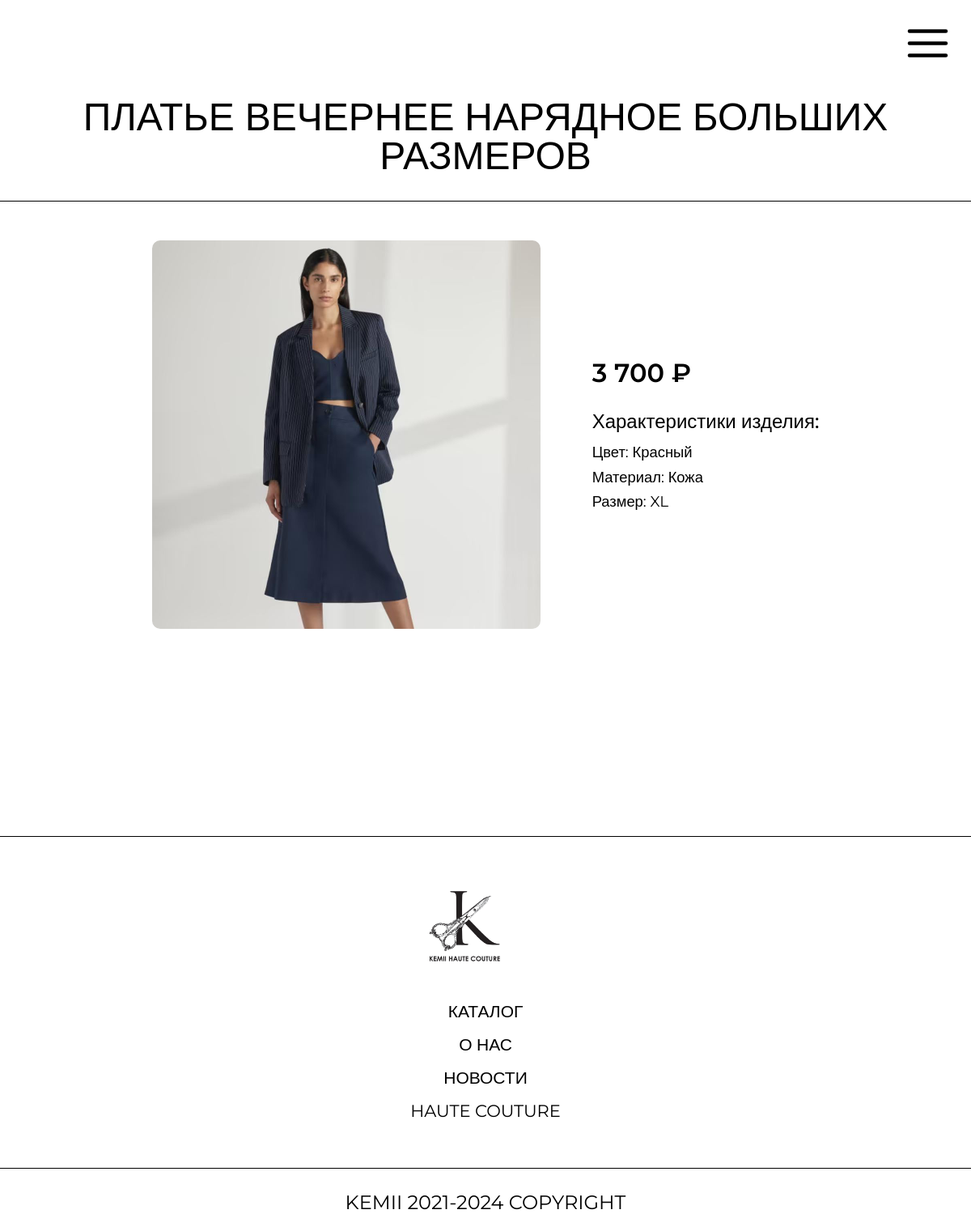
The app's page /card.php?id=1 with its own data.
### tables this page shows
CREATE TABLE `product` (
  `Id` int(11) NOT NULL,
  `Name` varchar(100) NOT NULL,
  `Photo` varchar(250) DEFAULT NULL,
  `Price` int(11) NOT NULL,
  `Description` varchar(2000) NOT NULL,
  `IdProduct` int(11) NOT NULL,
  `color_id` int(11) DEFAULT NULL,
  `material_id` int(11) DEFAULT NULL,
  `size_id` int(11) DEFAULT NULL
);

CREATE TABLE `product_colors` (
  `id` int(11) NOT NULL,
  `name` varchar(100) NOT NULL
);

CREATE TABLE `product_materials` (
  `id` int(11) NOT NULL,
  `name` varchar(100) NOT NULL
);

CREATE TABLE `product_sizes` (
  `id` int(11) NOT NULL,
  `name` varchar(20) NOT NULL
);

### card.php (the view, shortened to what this page needs)
<?php
require 'php/db.php';
if (isset($_GET['id'])) {
  $productId = $_GET['id'];
  $sql = "SELECT p.*, pc.name as color_name, pm.name as material_name, ps.name as size_name
  FROM product p
  LEFT JOIN product_colors pc ON (p.color_id = pc.id)
  LEFT JOIN product_materials pm ON (p.material_id = pm.id)
  LEFT JOIN product_sizes ps ON (p.size_id = ps.id)
  WHERE p.id = {$productId} AND (p.color_id IS NOT NULL OR p.material_id IS NOT NULL OR p.size_id IS NOT NULL)";
  $result = $mysql->query($sql);
  if ($result) {
    $row = $result->fetch_assoc();
    $productName = $row['Name'];
    $productPrice = $row['Price'];
    $productColor = $row['color_name'];
    $productMaterial = $row['material_name'];
    $productSize = $row['size_name'];
    $productPhoto = $row['Photo'];
  } else {
    die("Ошибка SQL-запроса");
  }
}
?>
<!DOCTYPE html>
<html lang="en">
<head>
  <link rel="stylesheet" href="./css/reset.css">
  <link rel="stylesheet" href="./css/style.css">
</head>
<body>
  <?php include($_SERVER['DOCUMENT_ROOT'] . '/components/header.php') ?>
  <div class="sign">
    <div class="container">
      <div class="sign-content">
        <div class="sign-text">
          <h1 class="catalog-title">
            <?= $productName ?>
          </h1>
        </div>
        <div class="catalog-card-one">
          <img class="catalog-one-img" src="./img/products/<?= $productPhoto ?>" alt="Product Photo">
          <div class="card-text-content">
            <p class="catalog-one-text price"><?= number_format($productPrice, 0, '.', ' ') ?> ₽</p>
            <?php if (!empty($productMaterial) || !empty($productColor) || !empty($productSize)) : ?>
              <div class="catalog-one-characteristics">
                <h3>Характеристики изделия:</h3>
                <?php if (!empty($productColor)) : ?>
                  <p>Цвет: <?= $productColor ?></p>
                <?php endif; ?>
                <?php if (!empty($productMaterial)) : ?>
                  <p>Материал: <?= $productMaterial ?></p>
                <?php endif; ?>
                <?php if (!empty($productSize)) : ?>
                  <p>Размер: <?= $productSize ?></p>
                <?php endif; ?>
              </div>
            <?php endif; ?>
          </div>
        </div>
      </div>
    </div>
  </div>
  <?php include($_SERVER['DOCUMENT_ROOT'] . '/components/footer.php') ?>

### css/style.css (style rules this page uses)
img { display: flex; object-fit: contain; }
html { scroll-behavior: smooth; font-family: "Montserrat", sans-serif; font-weight: 400; }
* { box-sizing: border-box; padding: 0px; margin: 0px; text-decoration: none; list-style: none; }
.price { font-size: 12px; }
.container { width: 100%; max-width: 1400px; margin: 0 auto; }
.catalog-one-img { max-width: 30rem; aspect-ratio: 1/1; object-fit: cover; border-radius: 10px; }
.catalog-one-text { height: fit-content; font-size: 1.5rem; }
.catalog-one-characteristics { margin-top: 1.75rem; }
.catalog-one-characteristics h3 { font-size: 1.5rem; font-weight: 500; margin-bottom: 1.1rem; }
.catalog-one-characteristics p { font-size: 1.15rem; }
.catalog-one-characteristics p+p { margin-top: 0.75rem; ; }
.catalog-one-text.price { font-weight: 600; font-size: 2rem; }
:root { --border-color: #3f3f3f; --background-color: #292929; --text-color: #121212; --transition: all 0.2s ease-in; }
.sign { margin-top: 120px; text-align: center; }
.sign-content { display: grid; }
.catalog-title { color: #000; font-weight: 500; font-size: 3rem; text-transform: uppercase; margin-bottom: 3rem; padding-bottom: 2rem; border-bottom: 1px solid #000; }
.catalog-card-one { margin: 0 auto; display: flex; align-items: center; justify-content: center; gap: 4rem; margin-bottom: 2rem; }
.card-text-content>* { text-align: left; }
@media (max-width: 1339px) { .container { max-width: 90%; margin: 0 auto; } }
@media (max-width: 1700px) { .container { max-width: 1300px; margin: 0 auto; } }

### records on screen
product: Name "ПЛАТЬЕ ВЕЧЕРНЕЕ НАРЯДНОЕ БОЛЬШИХ РАЗМЕРОВ", Photo (picture), Price "3 700", color.name "Красный", material.name "Кожа", size.name "XL"
